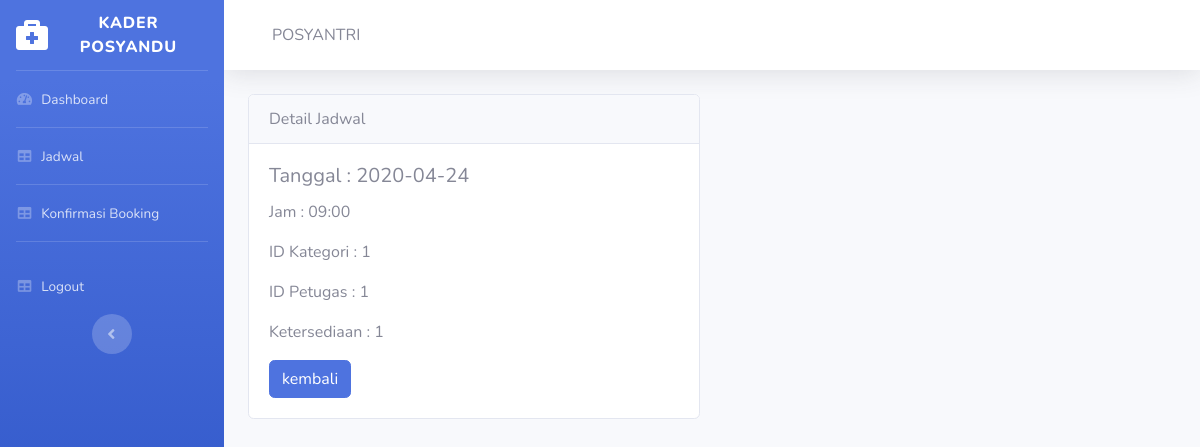
The app's page /kader/detailjadwal/1 with its own data.
### tables this page shows
CREATE TABLE `jadwal` (
  `id_jadwal` int(11) NOT NULL,
  `tanggal` date NOT NULL,
  `jam` varchar(5) NOT NULL,
  `id_kategori` int(11) NOT NULL,
  `id_petugas` int(11) NOT NULL,
  `taken` tinyint(1) NOT NULL
);

### application/controllers/Kader.php (called while the page is built, shortened)
<?php
class Kader extends CI_Controller {
    public function __construct(){
        $this->load->model('kader_model');
        $this->load->model('mBooking');
        $this->load->model('mJadwal');
        $this->load->helper('url');
        $this->load->library('session');
        $this->load->library('form_validation');
    }
    public function detailjadwal($id)
    {
        $data['title'] = 'Detail Data Jadwal';
        $data['user'] = $this->mJadwal->getJadwalByID($id);
        $this->load->view('kader/header', $data);
        $this->load->view('kader/sidebar', $data);
        $this->load->view('kader/topbar', $data);
        $this->load->view('kader/detailjadwal', $data);
        $this->load->view('kader/footer');
    }
}

### index.php (called while the page is built, shortened)
<?php
require_once BASEPATH.'core/CodeIgniter.php';

### application/models/mJadwal.php (called while the page is built, shortened)
<?php
class mJadwal extends CI_Model{
    public function getJadwalbyId($id)
    {
        return $this->db->get_where('jadwal', ['id_jadwal' => $id])->row_array();
    }
}
?>

### application/views/kader/detailjadwal.php (the view)
<div class="container">
    <div class="row mt-3">
        <div class="col-md-6">
            <div class="card">
                <div class="card-header">
                    Detail Jadwal
                </div>
                <div class="card-body">
                    <h5 class="card-title">Tanggal : <?= $user['tanggal']; ?></h5>
                    <p class="card-text">Jam : <?= $user['jam']; ?></p>
                    <p class="card-text">ID Kategori : <?= $user['id_kategori']; ?></p>
                    <p class="card-text">ID Petugas : <?= $user['id_petugas']; ?></p>
                    <p class="card-text">Ketersediaan : <?= $user['taken']; ?></p>
                    <a href=" <?= base_url('kader/jadwal') ?> " class="btn btn-primary">kembali</a>
                </div>
            </div>
        </div>
    </div>
</div>

### assets/css/style.css (style rules this page uses)
body { padding-bottom: 0px !important; }

### records on screen
jadwal: tanggal "2020-04-24", jam "09:00", id_kategori "1", id_petugas "1", taken "1"
